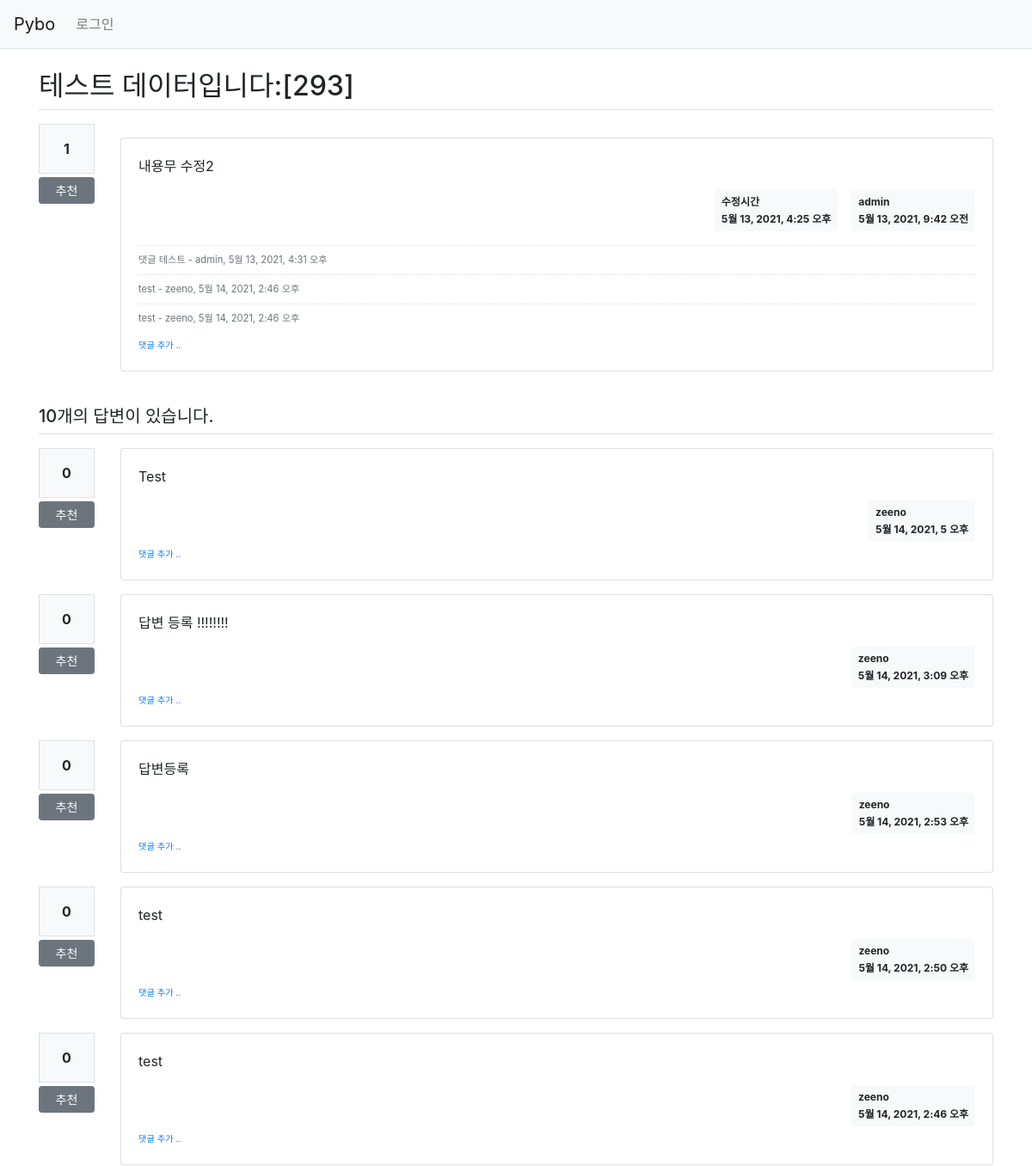
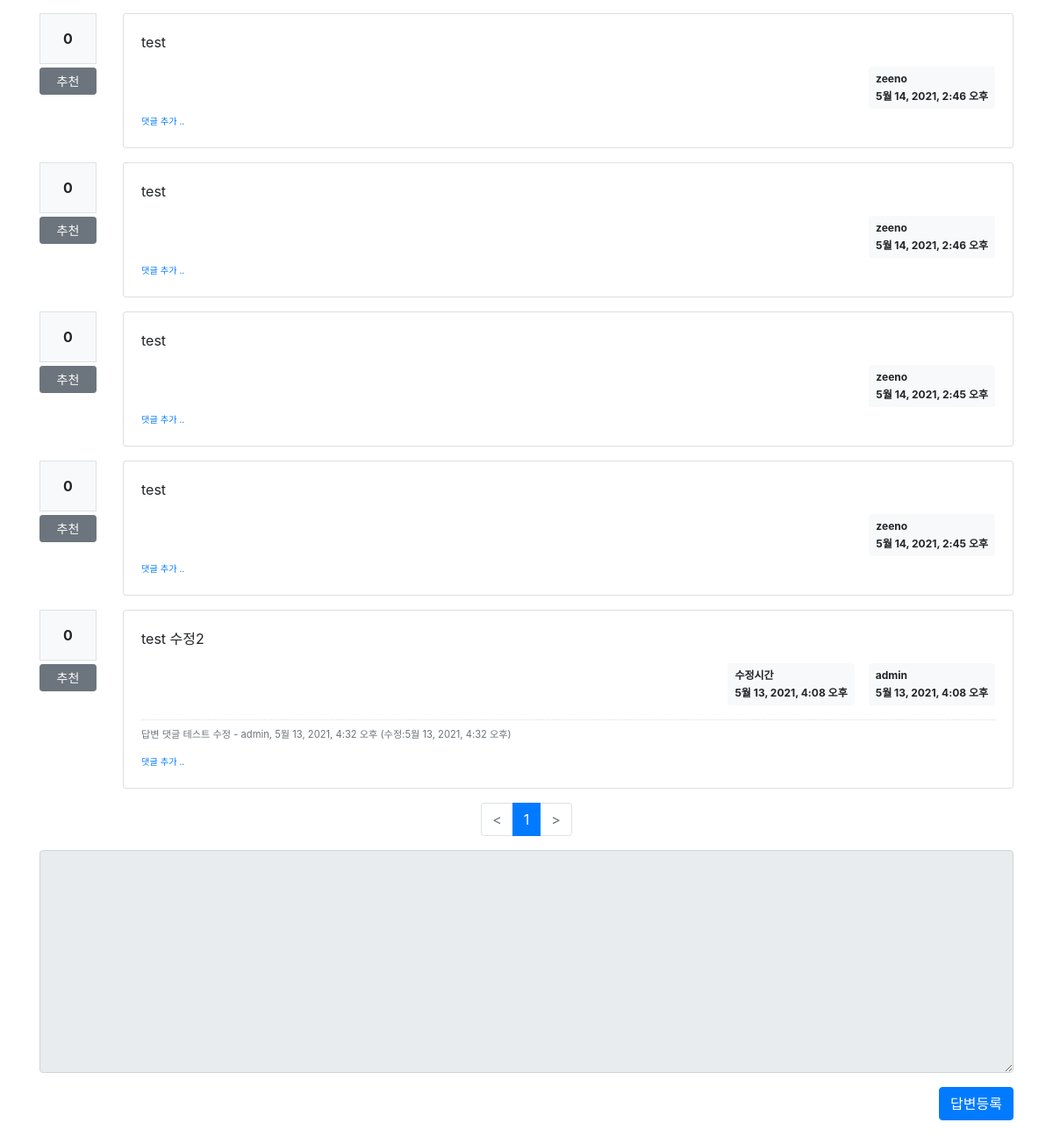
/pybo/298/, run on an earlier commit of the app's database (2 pictures, top to bottom).
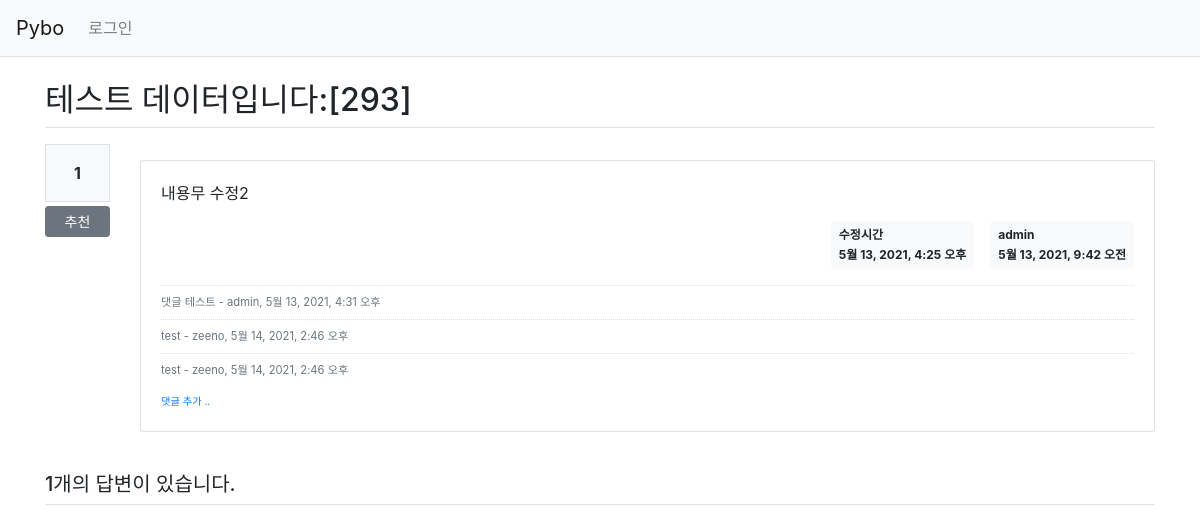
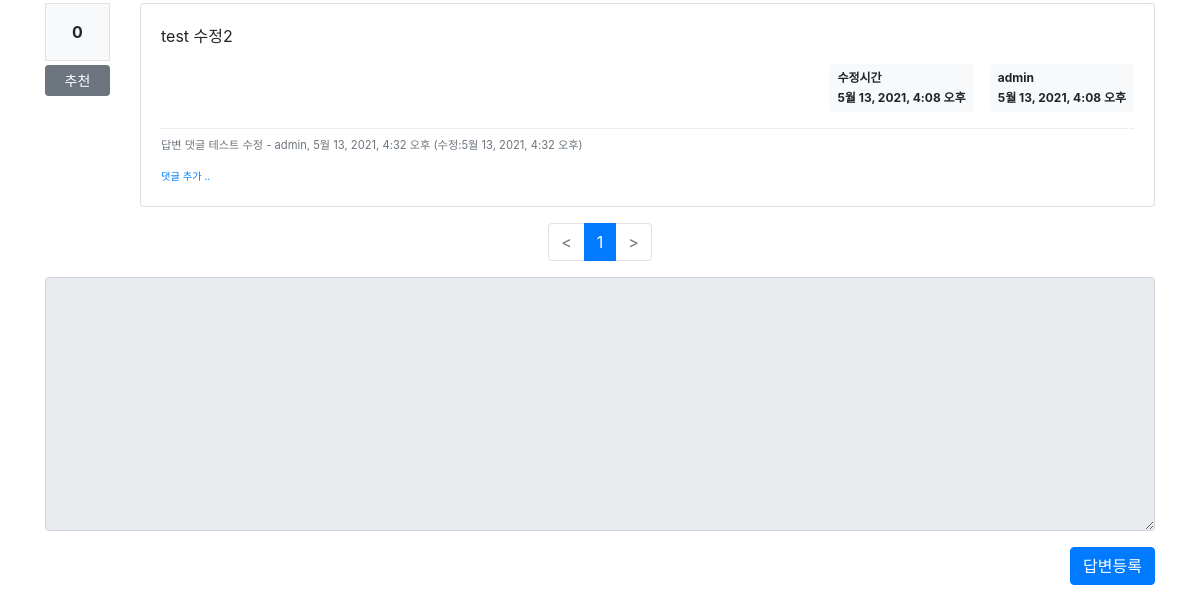
And on a later commit of the database (2 pictures, top to bottom).
### pybo/models.py (models this page shows, shortened)
class Comment(models.Model):
    author = models.ForeignKey(User, on_delete=models.CASCADE)
    content = models.TextField()
    create_date = models.DateTimeField()
    modify_date = models.DateTimeField(null=True, blank=True)
    question = models.ForeignKey(
        Question, null=True, blank=True, on_delete=models.CASCADE)
    answer = models.ForeignKey(
        Answer, null=True, blank=True, on_delete=models.CASCADE)

class Question(models.Model):
    author = models.ForeignKey(
        User, on_delete=models.CASCADE, related_name='author_question')
    subject = models.CharField(max_length=200)
    content = models.TextField()
    create_date = models.DateTimeField()
    modify_date = models.DateTimeField(null=True, blank=True)
    voter = models.ManyToManyField(User, related_name='voter_question')

class Answer(models.Model):
    author = models.ForeignKey(
        User, on_delete=models.CASCADE, related_name='author_answer')
    question = models.ForeignKey(Question, on_delete=models.CASCADE)
    content = models.TextField()
    create_date = models.DateTimeField()
    modify_date = models.DateTimeField(null=True, blank=True)
    voter = models.ManyToManyField(User, related_name='voter_answer')

### pybo/views/base_views.py (the view)
def detail(request, question_id):
    page = request.GET.get('page', '1')  # 페이지
    question = get_object_or_404(Question, pk=question_id)
    answer_list = Answer.objects.filter(question_id=question_id).annotate(
        num_voter=Count('voter')).order_by('-num_voter', '-create_date')
    paginator = Paginator(answer_list, 10)
    page_obj = paginator.get_page(page)
    context = {'question': question, 'answer_list': page_obj, 'page': page}
    return render(request, 'pybo/question_detail.html', context)

### pybo/templatetags/pybo_filter.py (called while the page is built)
@register.filter()
def mark(value):
    extensions = ["nl2br", "fenced_code"]
    return mark_safe(markdown.markdown(value, extensions=extensions))

### templates/pybo/question_detail.html (shortened to what the changed rows need)
{% extends 'base.html' %}
{% load pybo_filter %}
{% block content %}
    <div class="container my-3">
        <h2 class="border-bottom py-2">{{ question.subject }}</h2>
        <div class="row my-3">
            <div class="col-1">
                <div class="bg-light text-center p-3 border font-weight-bolder mb-1">{{question.voter.count}}</div>
                <a
                    href="#"
                    data-uri="{% url 'pybo:vote_question' question.id  %}"
                    class="recommend btn btn-sm btn-secondary btn-block my-1">추천</a>
            </div>
            <div class="col-11">
                <div class="card my-3">
                    <div class="card-body">
                        <div class="card-text">{{ question.content|mark }}</div>
                        <div class="d-flex justify-content-end">
                            {% if question.modify_date %}
                                <div class="badge badge-light p-2 text-left mx-3">
                                    <div class="mb-2">수정시간</div>
                                    <div>{{ question.modify_date }}</div>
                                </div>
                            {% endif %}
                            <div class="badge badge-light p-2 text-left">
                                <div class="mb-2">{{ question.author.username }}</div>
                                <div>{{ question.create_date }}</div>
                            </div>
                        </div>
                        {% if question.comment_set.count > 0 %}
                            <div class="mt-3">
                                {% for comment in question.comment_set.all %}
                                    <div class="comment py-2 text-muted">
                                        <span style="white-space: pre-line;">{{ comment.content }}</span>
                                        <span>
                                            -
                                            {{ comment.author }},
                                            {{ comment.create_date }}
                                        </span>
                                    </div>
                                {% endfor %}
                            </div>
                        {% endif %}
                    </div>
                </div>
            </div>
        </div>
        <h5 class="border-bottom my-3 py-2">{{question.answer_set.count}}개의 답변이 있습니다.</h5>
        {% for answer in answer_list %}
            <div class="row my-3">
                <div class="col-1">
                    <div class="bg-light text-center p-3 border font-weight-bolder mb-1">{{answer.voter.count}}</div>
                    <a
                        href="#"
                        data-uri="{% url 'pybo:vote_answer' answer.id  %}"
                        class="recommend btn btn-sm btn-secondary btn-block my-1">추천</a>
                </div>
                <div class="col-11">
                    <div class="card">
                        <div class="card-body">
                            <div class="card-text">{{ answer.content|mark }}</div>
                            <div class="d-flex justify-content-end">
                                {% if answer.modify_date %}
                                    <div class="badge badge-light p-2 text-left mx-3">
                                        <div class="mb-2">수정시간</div>
                                        <div>{{ answer.modify_date }}</div>
                                    </div>
                                {% endif %}
                                <div class="badge badge-light p-2 text-left">
                                    <div class="mb-2">{{ answer.author.username }}</div>
                                    <div>{{ answer.create_date }}</div>
                                </div>
                            </div>
                            {% if answer.comment_set.count > 0 %}
                                <div class="mt-3">
                                    {% for comment in answer.comment_set.all %}
                                        <div class="comment py-2 text-muted">
                                            <span style="white-space: pre-line;">{{ comment.content }}</span>
                                            <span>
                                                -
                                                {{ comment.author }},
                                                {{ comment.create_date }}
                                                {% if comment.modify_date %}
                                                    (수정:{{ comment.modify_date }})
                                                {% endif %}
                                            </span>
                                        </div>
                                    {% endfor %}
                                </div>
                            {% endif %}
                            <div>
                                <a href="{% url 'pybo:comment_create_answer' answer.id  %}" class="small">
                                    <small>댓글 추가 ..</small>
                                </a>
                            </div>
                        </div>
                    </div>
                </div>
            </div>
        {% endfor %}
        <ul class="pagination justify-content-center">
            {% if answer_list.has_previous %}
            <li class="page-item">
                <a class="page-link" href="?page={{ answer_list.previous_page_number }}"><</a>
            </li>
            {% else %}
            <li class="page-item disabled">
            </li>
            {% endif %}
            {% for page_number in answer_list.paginator.page_range %}
            {% if page_number >= answer_list.number|add:-4 and page_number <= answer_list.number|add:4 %}
                {% if page_number == answer_list.number %}
                <li class="page-item active" aria-current="page">
                    <a class="page-link" href="?page={{ page_number }}">{{ page_number }}</a>
                </li>
                {% else %}
                <li class="page-item">
                    <a class="page-link" href="?page={{ page_number }}">{{ page_number }}</a>
                </li>
                {% endif %}
            {% endif %}
            {% endfor %}
            {% if answer_list.has_next %}
            <li class="page-item">
                <a class="page-link" href="?page={{ answer_list.next_page_number }}">></a>
            </li>
            {% else %}
            <li class="page-item disabled">
            </li>
            {% endif %}
        </ul>
        <form
            action="{% url 'pybo:answer_create' question.id %}"
            method="post"
            class="my-3">
            <div class="form-group">
            </div>
            <input type="submit" value="답변등록" class="btn btn-primary float-right mb-3">
        </form>
    </div>
{% endblock %}

What changed in the data, as far as the page shows it:
removed Answer: voter.count "0", content|mark "Test", author.username "zeeno", create_date "5월 14, 2021, 5 오후"
removed Answer: voter.count "0", content|mark "답변 등록 !!!!!!!!", author.username "zeeno", create_date "5월 14, 2021, 3:09 오후"
removed Answer: voter.count "0", content|mark "답변등록", author.username "zeeno", create_date "5월 14, 2021, 2:53 오후"
removed Answer: voter.count "0", content|mark "test", author.username "zeeno", create_date "5월 14, 2021, 2:50 오후"
removed Answer: voter.count "0", content|mark "test", author.username "zeeno", create_date "5월 14, 2021, 2:46 오후"
removed Answer: voter.count "0", content|mark "test", author.username "zeeno", create_date "5월 14, 2021, 2:46 오후"
removed Answer: voter.count "0", content|mark "test", author.username "zeeno", create_date "5월 14, 2021, 2:46 오후"
removed Answer: voter.count "0", content|mark "test", author.username "zeeno", create_date "5월 14, 2021, 2:45 오후"
removed Answer: voter.count "0", content|mark "test", author.username "zeeno", create_date "5월 14, 2021, 2:45 오후"
computed for Question "테스트 데이터입니다:[293]": answer_set.count "10" → "1"
